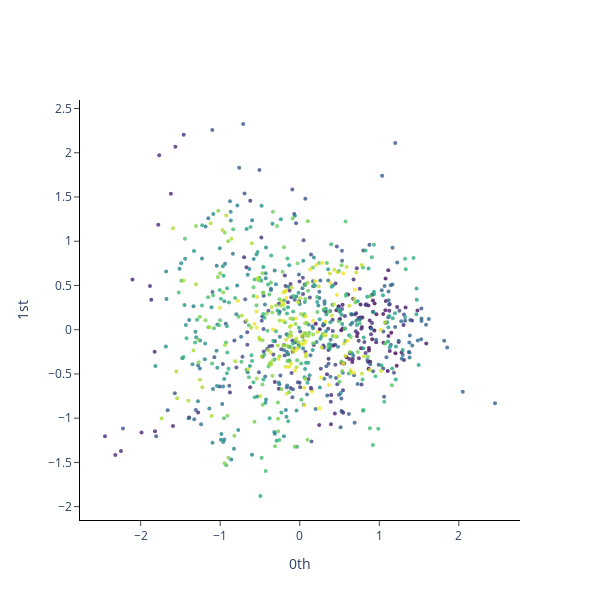

The code cell stored with this chart in its notebook:
### Code cell
#DATOS MENORES QUE 1940
y_periodic_embedded_pca1 = pca.fit_transform(y_periodic_embedded_p1)
plot_point_cloud(y_periodic_embedded_pca1)

### Figure 1 — Plotly figure (JSON) as saved in the notebook; plotly's stock layout.template omitted (floating-point values rounded to 4 significant figures; data arrays with more than 128 entries replaced by an {"elided": "..."} marker saying what was removed)
{"data": [{"marker": {"color": {"elided": "831 int values"}, "colorscale": [[0, "#440154"], [0.1111, "#482878"], [0.2222, "#3e4989"], [0.3333, "#31688e"], [0.4444, "#26828e"], [0.5556, "#1f9e89"], [0.6667, "#35b779"], [0.7778, "#6ece58"], [0.8889, "#b5de2b"], [1, "#fde725"]], "opacity": 0.8, "size": 4}, "mode": "markers", "type": "scatter", "x": {"elided": "831 float values"}, "y": {"elided": "831 float values"}}], "layout": {"height": 600, "plot_bgcolor": "white", "width": 600, "xaxis": {"anchor": "x", "exponentformat": "e", "linecolor": "black", "linewidth": 1, "mirror": false, "showexponent": "all", "showline": true, "side": "bottom", "ticks": "outside", "title": {"text": "0th"}, "type": "linear", "zeroline": true}, "yaxis": {"anchor": "y", "exponentformat": "e", "linecolor": "black", "linewidth": 1, "mirror": false, "showexponent": "all", "showline": true, "side": "left", "ticks": "outside", "title": {"text": "1st"}, "type": "linear", "zeroline": true}}}
